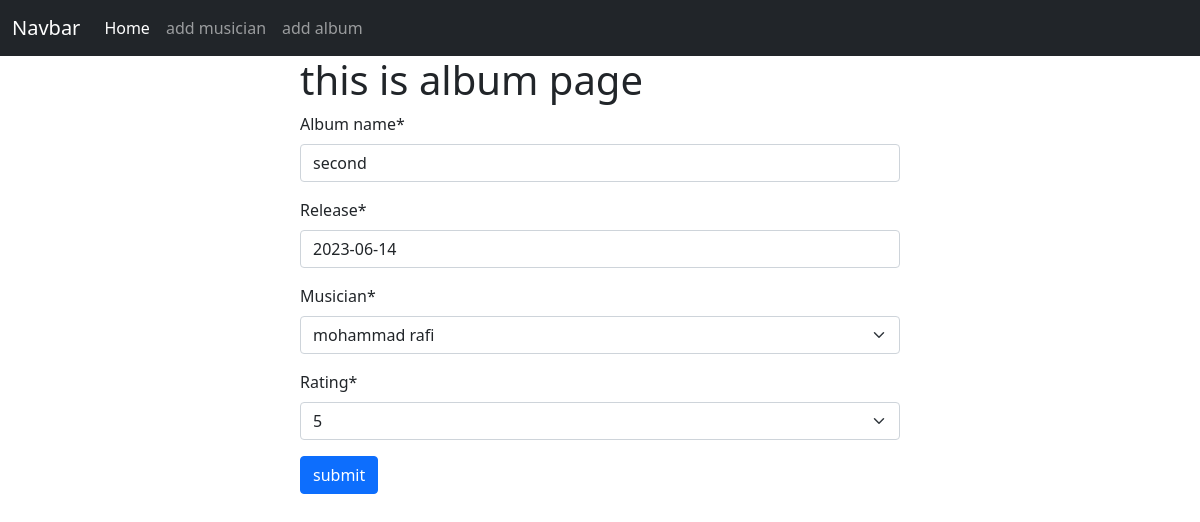
Screenshot of /album/edit/4 with the database file from the repository.
### albums/models.py (models this page shows, shortened)
class Album(models.Model):
    album_name = models.CharField(max_length=30)
    release = models.DateField()
    musician = models.ForeignKey(Musician, on_delete=models.CASCADE)
    choice = [('1', '1'),('2', '2'),('3', '3'),('4', '4'),('5', '5'),]
    rating = models.CharField(max_length=5,default='0',choices = choice)

### albums/views.py (the view)
# urls.py: path('edit/<int:id>',edit,name='edit'),
def edit(req, id):
    data = Album.objects.get(pk = id)
    form  = AlbumForm(instance=data)
    if req.method == 'POST':
        form = AlbumForm(req.POST, instance=data)
        if form.is_valid():
            print(form.cleaned_data)
            form.save()
            return redirect('home')
    return render(req, 'album.html', {'form':form})

### albums/forms.py
class AlbumForm(forms.ModelForm):
    class Meta:
        model = Album
        fields = '__all__'

### musicians/models.py (called while the page is built)
    def __str__(self) -> str:
        return f'{self.first_name} {self.last_name}'

### albums/templates/album.html (shortened to what this page needs)
{% extends "base.html" %} {% block content %} {% load crispy_forms_tags %}
<form action="" method="post" style="width: 50%; margin: auto">
  <h1>this is album page</h1>
  {{form | crispy}}
  <button class="btn btn-primary" type="submit">submit</button>
</form>
{% endblock content %}

### rows the page displays
Album: album_name "second", release "2023-06-14", musician "mohammad rafi", rating "5"
